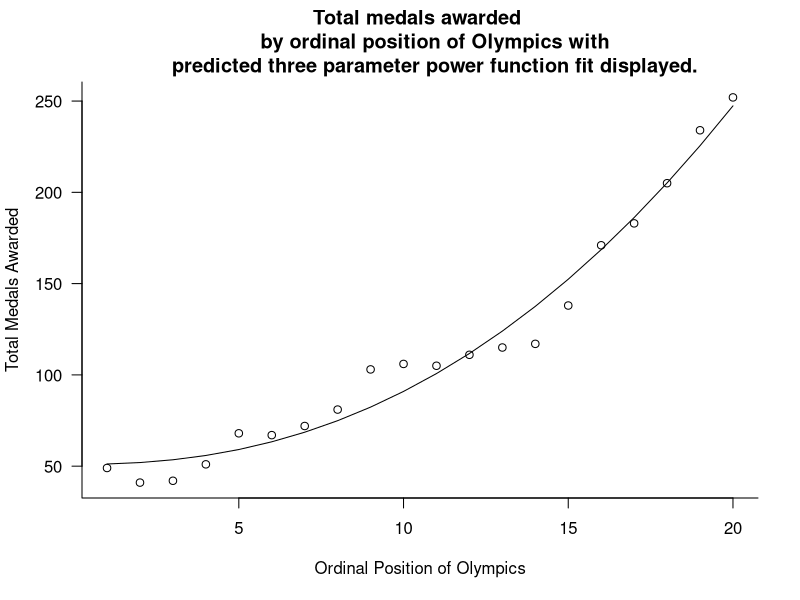
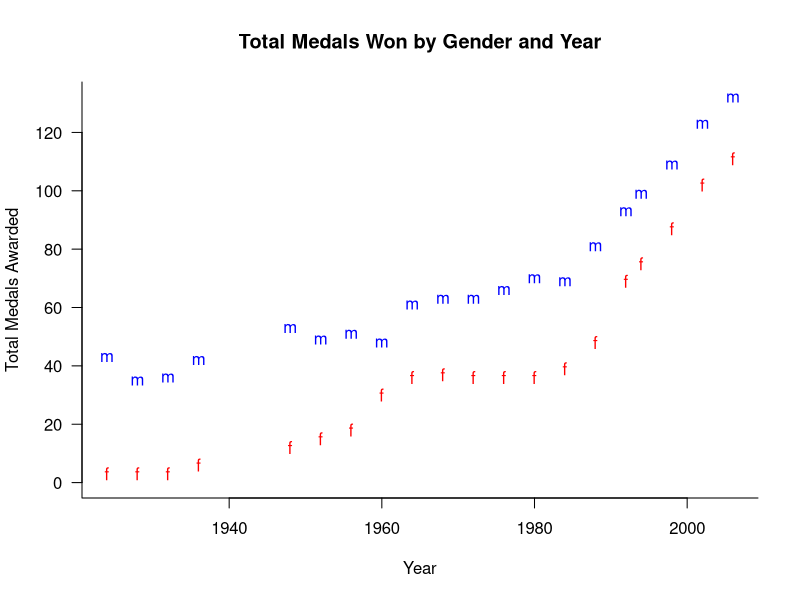
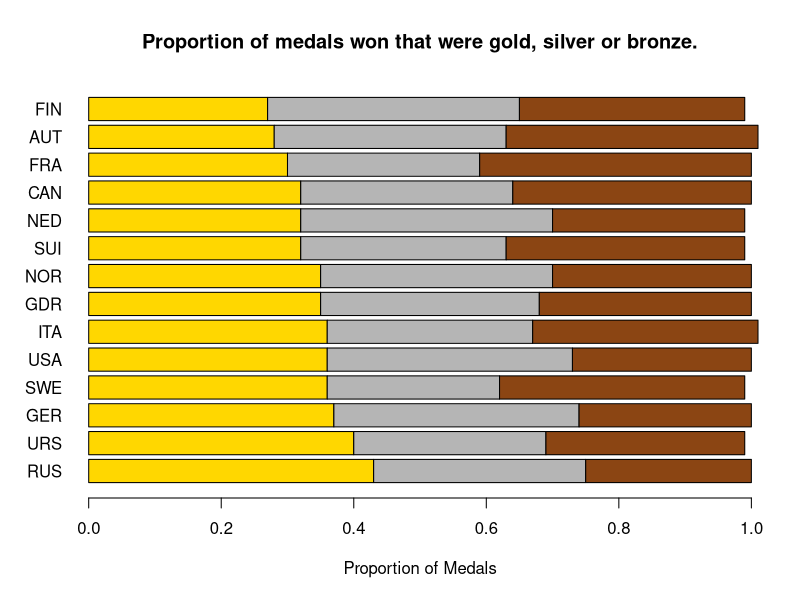
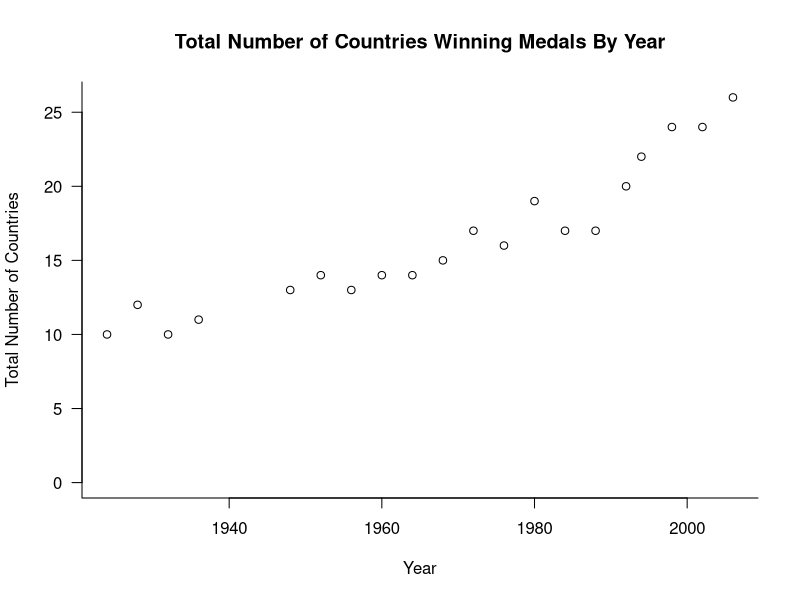

These figures' R source, in order:
## ---- chunk 1
library(xtable)
options(stringsAsFactors=FALSE)
medals <- read.csv("data/medals.csv")
medals$Year <- as.numeric(medals$Year)
medals <- medals[!is.na(medals$Year), ]       
## ---- chunk 2
# http://www.math.mcmaster.ca/~bolker/emdbook/chap3A.pdf
x <- aggregate(medals$Year, list(Year = medals$Year), length)
names(x) <- c("year", "medals") 
x$pos <- seq(x$year) 
fit <- nls(medals ~ a * pos ^ b + c, x, start = list(a=10, b=1, c = 50))
## ---- chunk 3
plot(medals ~ pos, x,  las = 1, 
		ylab = "Total Medals Awarded", 
		xlab = "Ordinal Position of Olympics",
        main="Total medals awarded 
     by ordinal position of Olympics with
     predicted three parameter power function fit displayed.",
		las = 1,
		bty="l")
lines(x$pos, predict(fit))
## ---- chunk 4
medalsByYearByGender <- aggregate(medals$Year, 
    list(Year = medals$Year, Event.gender = medals$Event.gender), length)
medalsByYearByGender <- medalsByYearByGender[medalsByYearByGender$Event.gender 
    != "X", ]
propf <- list()
propf$prop <- medalsByYearByGender[medalsByYearByGender$Event.gender == "W", "x"] / (
			medalsByYearByGender[medalsByYearByGender$Event.gender == "W", "x"] +
			medalsByYearByGender[medalsByYearByGender$Event.gender == "M", "x"])
propf$year <- medalsByYearByGender[medalsByYearByGender$Event.gender == "W", "Year"]
propf$propF <- format(round(propf$prop, 2))

propf$table <- with(propf, 	cbind(year, propF))
colnames(propf$table) <- c("Year", "Prop. Female")
## ---- chunk 5
plot(x ~ Year, medalsByYearByGender[medalsByYearByGender$Event.gender == "M", ], 
    ylim = c(0,max(x)), pch = "m", col = "blue", las = 1,
    ylab = "Total Medals Awarded", bty="l",
     main="Total Medals Won by Gender and Year")
points(medalsByYearByGender[medalsByYearByGender$Event.gender == "W", "Year"],
    medalsByYearByGender[medalsByYearByGender$Event.gender == "W", "x"],
    col = "red", pch = "f")
## ---- chunk 6
print(xtable(propf$table,
             caption="Proportion of Medals that were awarded to Females by Year"), 
      type="html", 
      caption.placement="top",
      html.table.attributes='align="center"')
## ---- chunk 7
cmm <- list()
cmm$medals <- sort(table(medals$NOC), dec = TRUE)
cmm$country <- names(cmm$medals)
cmm$prop <- cmm$medals / sum(cmm$medals)
cmm$propF <- paste(round(cmm$prop * 100, 2), "%", sep ="")

cmm$row1 <- c("Rank", "Country", "Total", "%")
cmm$rank <- seq(cmm$medals)
cmm$include <- 1:10
                               
cmm$table <- with(cmm,
		rbind(cbind(rank[include], country[include],
						medals[include], propF[include])))
colnames(cmm$table) <- cmm$row1
## ---- chunk 8
print(xtable(cmm$table, caption="Rankings of Medals Won by Country"), 
      "html", include.rownames=FALSE, caption.placement='top',
      html.table.attributes='align="center"')
## ---- chunk 9
NOC50Plus <- names(table(medals$NOC)[table(medals$NOC) > 50])
medalsSubset <- medals[medals$NOC %in% NOC50Plus, ]
medalsByMedalByNOC <- prop.table(table(medalsSubset$NOC, medalsSubset$Medal), 
                                 margin = 1)
medalsByMedalByNOC <- medalsByMedalByNOC[order(medalsByMedalByNOC[, "Gold"], 
         decreasing = TRUE), c("Gold", "Silver", "Bronze")]
barplot(round(t(medalsByMedalByNOC), 2), horiz = TRUE, las = 1, 
		col=c("gold", "grey71", "chocolate4"), 
		xlab = "Proportion of Medals",
        main="Proportion of medals won that were gold, silver or bronze.")
## ---- chunk 10
listOfYears <- unique(medals$Year)                   
names(listOfYears) <- unique(medals$Year)
totalNocByYear <- sapply(listOfYears,  function(X) 
      length(table(medals[medals$Year == X, "NOC"])))
## ---- chunk 11
plot(x= names(totalNocByYear), totalNocByYear, 
    ylim = c(0, max(totalNocByYear)),
		las = 1,
    xlab = "Year",
    main = "Total Number of Countries Winning Medals By Year",
    ylab = "Total Number of Countries",
    bty = "l")
## ---- chunk 12
ausmedals <- list()
ausmedals$data <- medals[medals$NOC == "AUS", ]
ausmedals$data <- ausmedals$data[, c("Year", "City", "Discipline", "Event",
"Medal")]
ausmedals$table <- ausmedals$data
## ---- chunk 13
print(xtable(ausmedals$table, 
             caption='List of Australian Medals',
             digits=0),
      type='html', 
      caption.placement='top', 
      include.rownames=FALSE,
      html.table.attributes='align="center"') 
## ---- chunk 14
icehockey <- medals[medals$Sport == "Ice Hockey" & 
    medals$Event.gender == "M" &
    medals$Medal == "Gold",  ]
icehockeyf <- medals[medals$Sport == "Ice Hockey" & 
    medals$Event.gender == "W" &
    medals$Medal == "Gold",  ]

# names(table(icehockey$NOC)[table(icehockey$NOC) > 1])
## ---- chunk 15
icehockeygs <- medals[medals$Sport == "Ice Hockey" & 
    medals$Event.gender == "M" &
    medals$Medal %in% c("Silver", "Gold"),  c("Year", "Medal", "NOC")]
icetab <- list()
icetab$data <- reshape(icehockeygs, idvar="Year", timevar="Medal",
    direction="wide")
names(icetab$data) <- c("Year", "Gold", "Silver")

print(xtable(icetab$data, 
             caption ="Country Winning Gold and Silver Medals by Year in Mens Ice Hockey", 
             digits=0), 
      type="html",     
      include.rownames=FALSE,
      caption.placement="top",
      html.table.attributes='align="center"')

